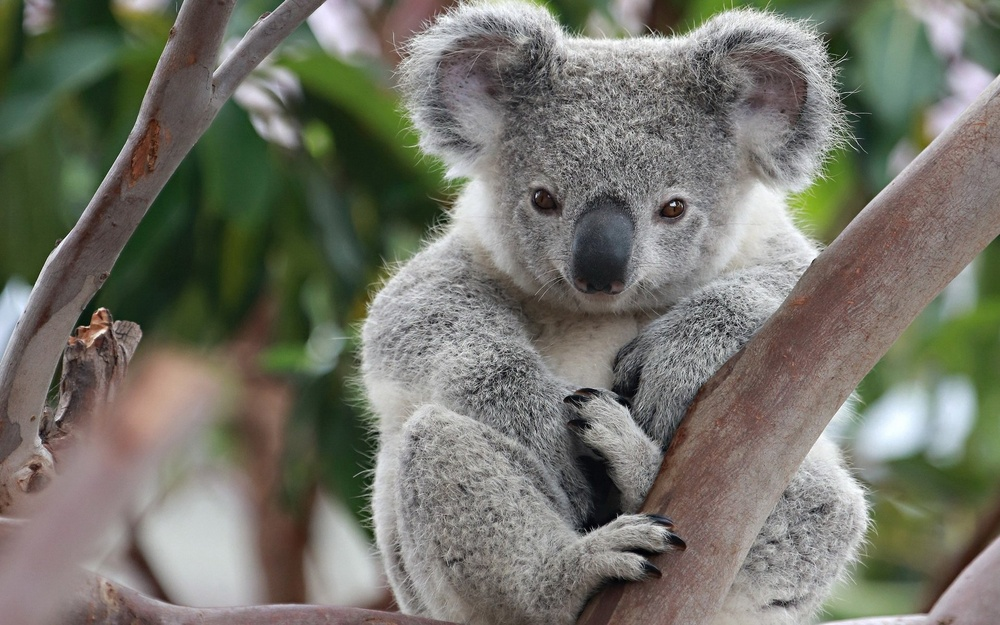
//> input picture issue_28/img.jpg, 1000 x 625 px, shrunk from 1920 x 1200 before the run
$ ./main   (built with g++ and OpenCV 4)
//> lines starting //> are read from the running program, lines starting //| are printed output that depends on the picture
#include <opencv2/imgproc.hpp>
#include <opencv2/imgcodecs.hpp>
#include <opencv2/highgui.hpp>
#include <stdlib.h>
#include <stdio.h>
#include <iostream>

using namespace cv;
using namespace std;

int main(){

    Mat src = imread("../img.jpg",1);
//> src is the input picture: 625 rows x 1000 cols, CV_8UC3; mean B, G, R 105.4, 115.9, 115.9
    if(!src.data){
        cout<<"Image not found"<<endl;
        exit(0);
    }
    Mat img_gray, img_bin;

    cvtColor(src,img_gray, CV_RGB2GRAY);
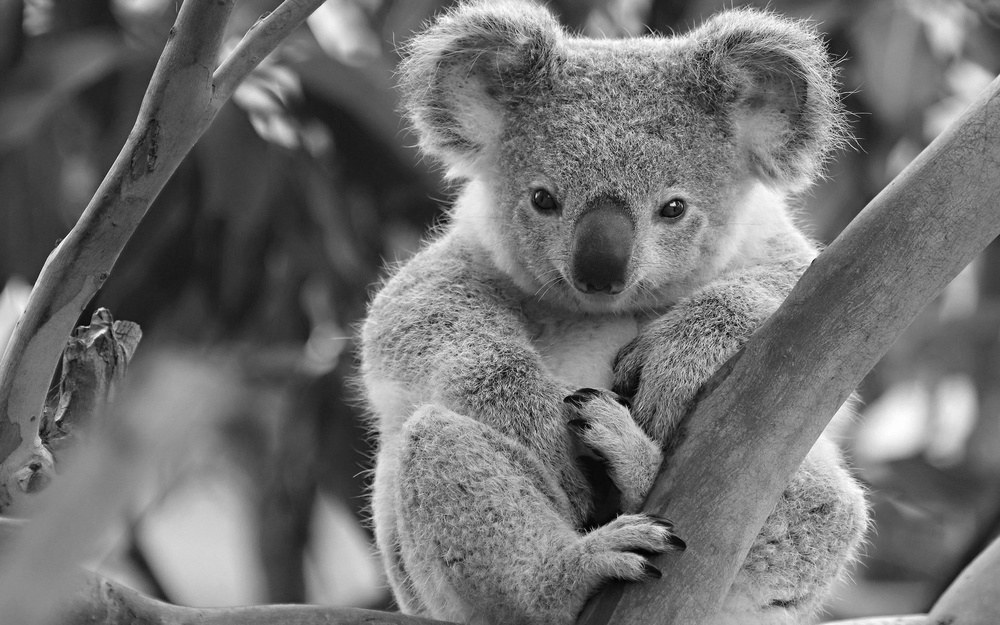
//> img_gray: 625 rows x 1000 cols, CV_8UC1; min 1, max 255, mean 112.8
    adaptiveThreshold(img_gray,img_bin,200,CV_ADAPTIVE_THRESH_MEAN_C,CV_THRESH_BINARY,5,-20);
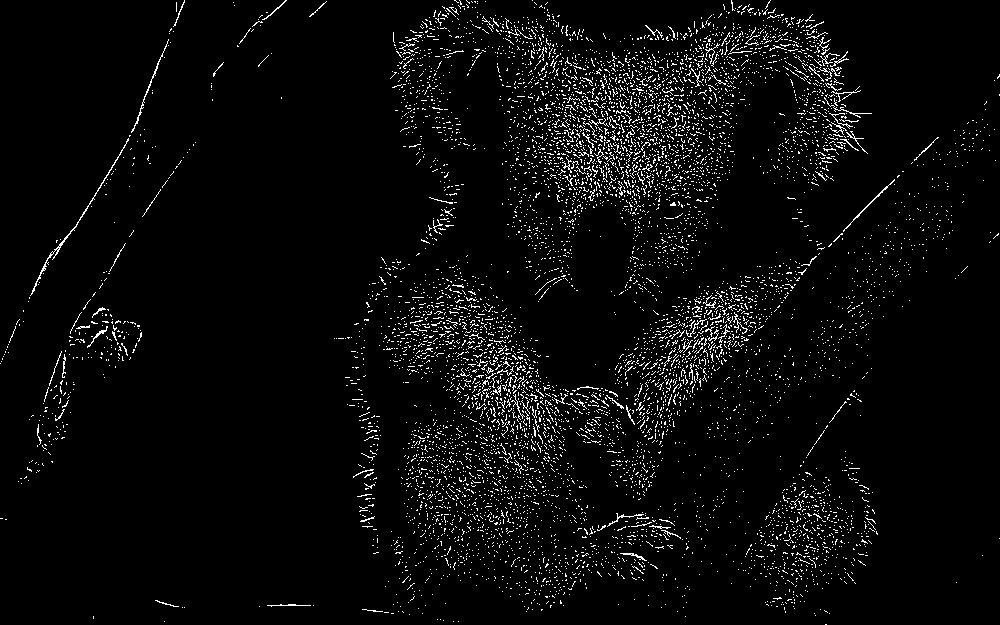
//> img_bin: 625 rows x 1000 cols, CV_8UC1; values 0 (black) and 200 (white), 4% white in thin lines or dots
    namedWindow("Image Thresholded",CV_WINDOW_NORMAL);
    imshow("Image Thresholded",img_bin);
    waitKey(0);
    destroyAllWindows();

    imwrite("../Results/Image_thresholded.jpg",img_bin);

    return 0;

}
